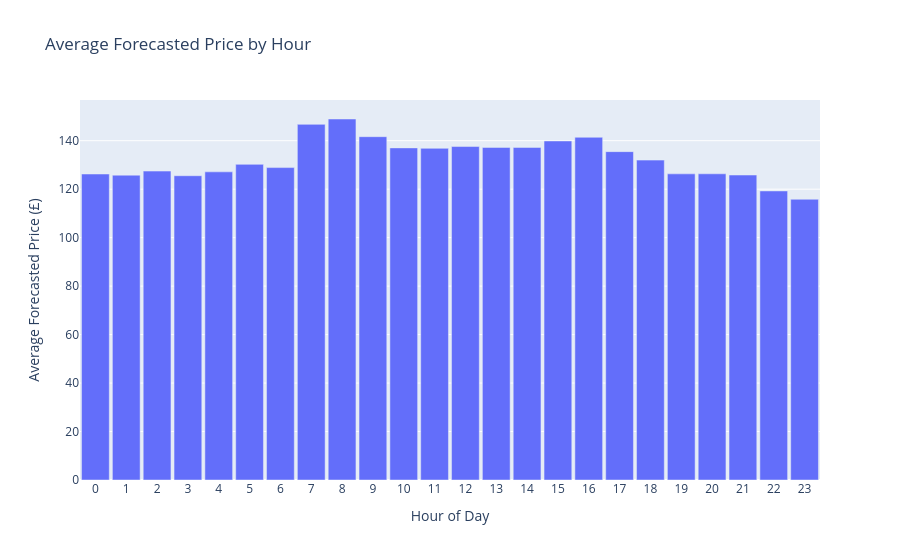

Notebook code cell kept with this figure:
### Code cell
# Extract hour from forecast index
forecast_df = pd.DataFrame({
    'Forecast Price': forecast_prices
}, index=forecast_index)
forecast_df['hour'] = forecast_df.index.hour

# Group by hour
avg_forecast_by_hour = forecast_df.groupby('hour')['Forecast Price'].mean()

# Plot
fig2 = go.Figure(data=go.Bar(x=avg_forecast_by_hour.index, y=avg_forecast_by_hour.values))
fig2.update_layout(
    title='Average Forecasted Price by Hour',
    xaxis_title='Hour of Day',
    yaxis_title='Average Forecasted Price (£)',
    xaxis=dict(tickmode='linear', dtick=1),
    bargap=0.1
)
fig2.show()

### Figure 1 — Plotly figure (JSON) as saved in the notebook; plotly's stock layout.template omitted (floating-point values rounded to 4 significant figures)
{"data": [{"type": "bar", "x": [0, 1, 2, 3, 4, 5, 6, 7, 8, 9, 10, 11, 12, 13, 14, 15, 16, 17, 18, 19, 20, 21, 22, 23], "y": [126.3, 125.8, 127.5, 125.6, 127.1, 130.2, 128.9, 146.7, 149.0, 141.7, 137.0, 136.9, 137.6, 137.2, 137.2, 139.9, 141.4, 135.5, 132.0, 126.3, 126.3, 125.8, 119.3, 115.8]}], "layout": {"bargap": 0.1, "title": {"text": "Average Forecasted Price by Hour"}, "xaxis": {"dtick": 1, "tickmode": "linear", "title": {"text": "Hour of Day"}}, "yaxis": {"title": {"text": "Average Forecasted Price (£)"}}}}
